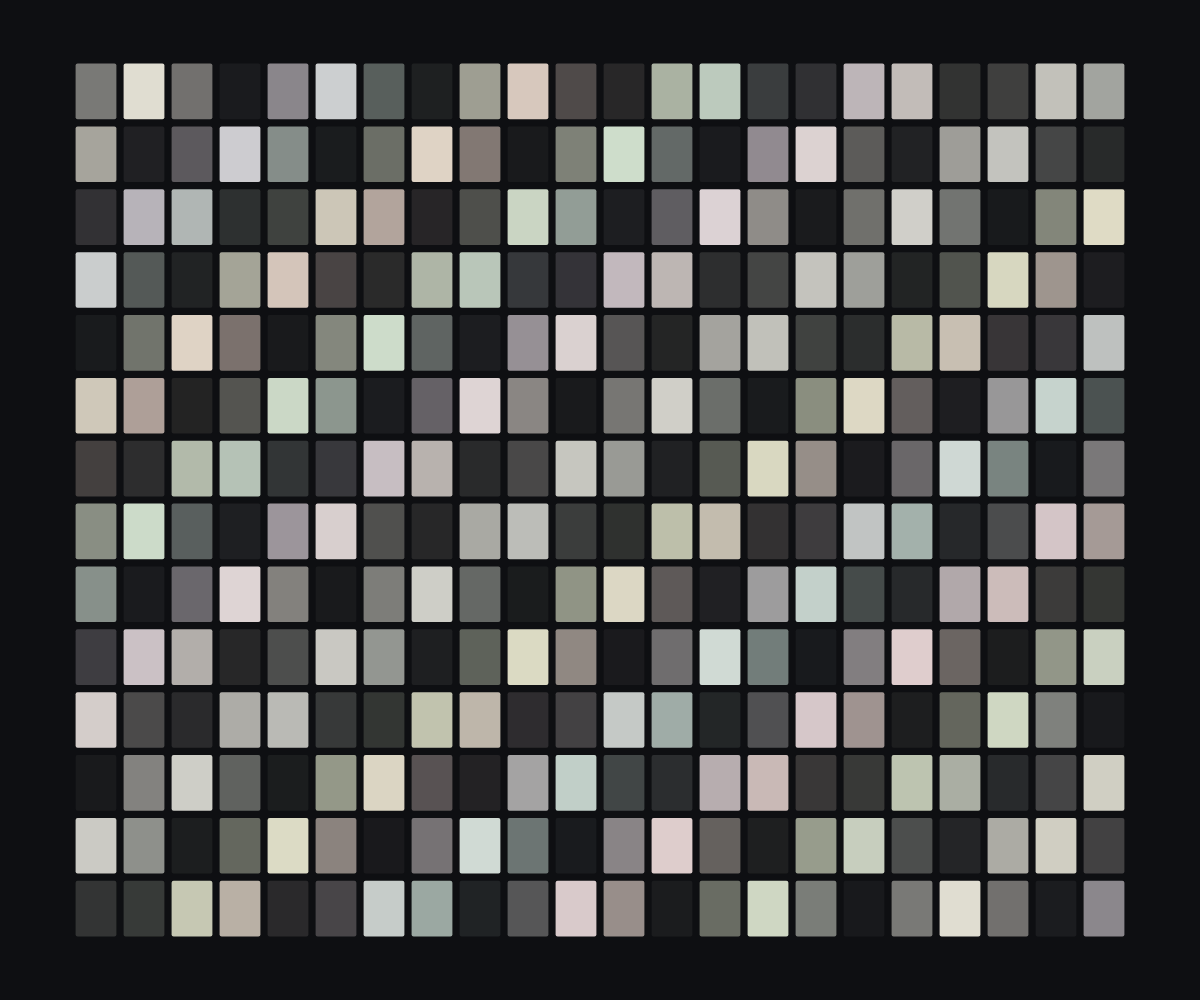
Frame 1 (no input)
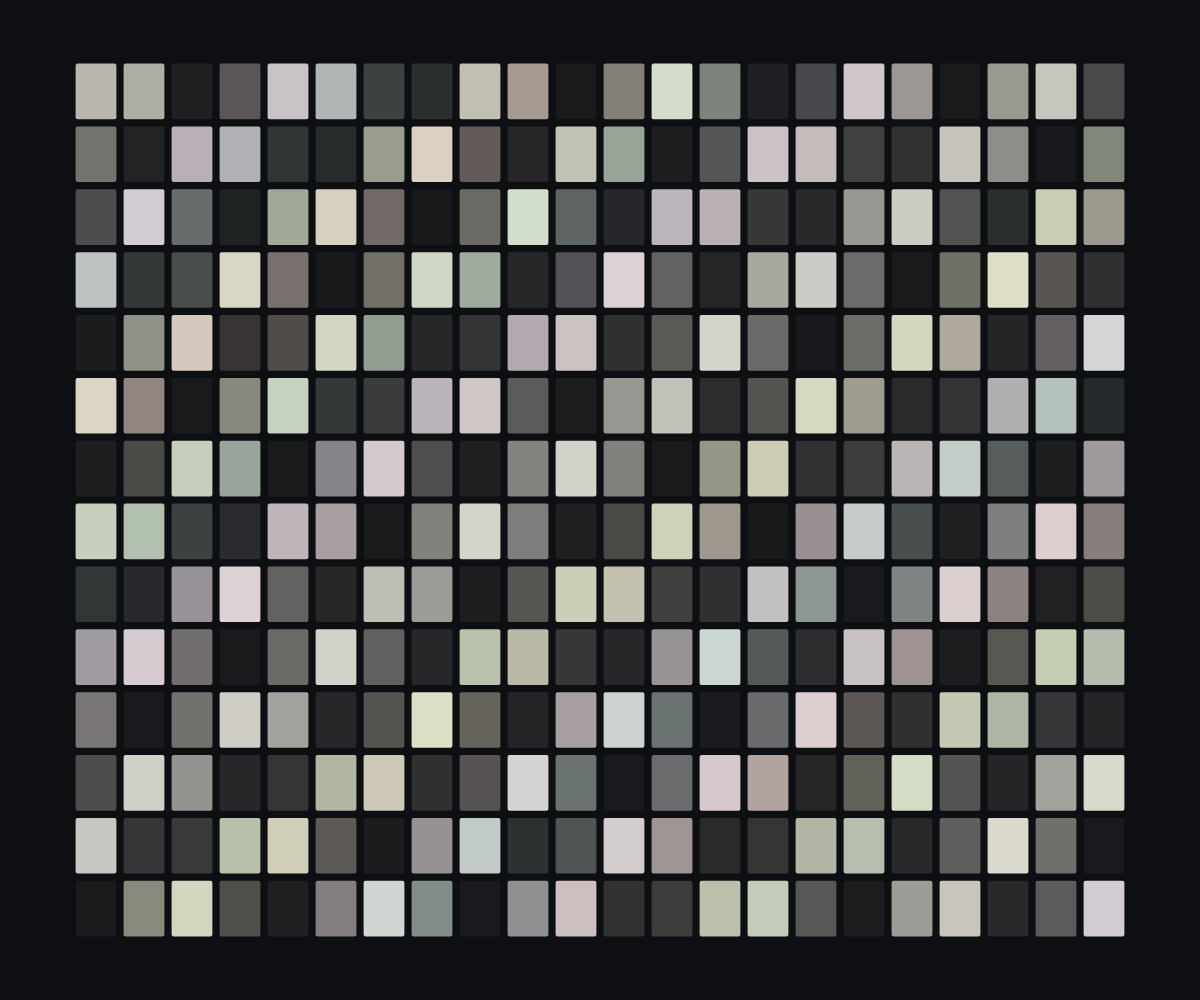
Frame 60 (no input)
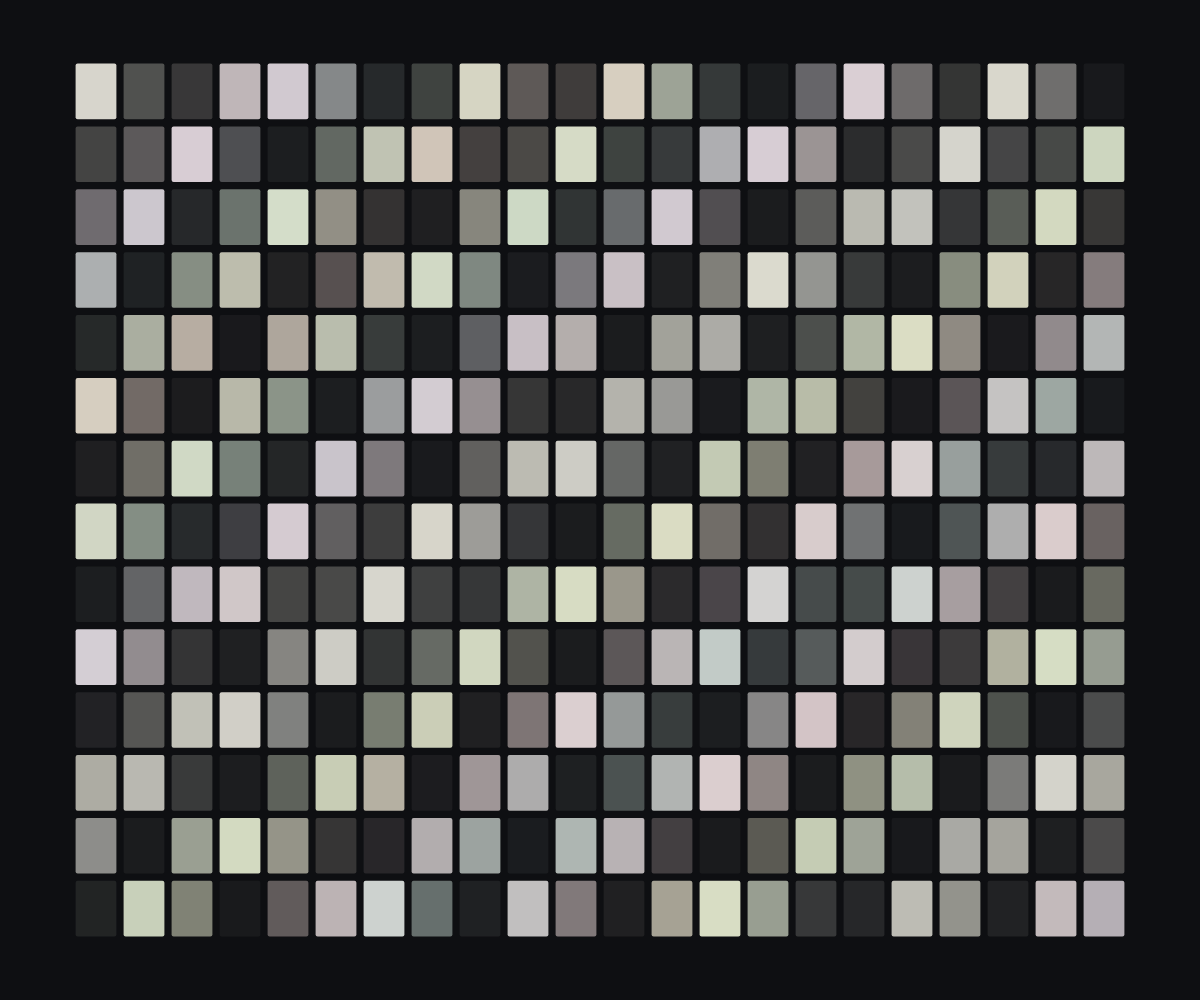
Frame 120 (the mouse pressed at the canvas centre since frame 60)

The p5.js sketch that drew these frames (run headless with seeded random() and noise() and a simulated clock; from frame 60 on, the mouse is pressed at the canvas centre):

// p5.js sketch
// ── sketch.js
let cols = 22;
let rows = 14;

function setup() {
  createCanvas(windowWidth, windowHeight);
  rectMode(CORNER);
  noStroke();
}

function draw() {
  background(14, 15, 18);

  let marginX = width * 0.06;
  let marginY = height * 0.06;
  let availableW = width - marginX * 2;
  let availableH = height - marginY * 2;

  let cellW = availableW / cols;
  let cellH = availableH / rows;
  let padding = min(cellW, cellH) * 0.15;
  let squareW = cellW - padding;
  let squareH = cellH - padding;

  let t = frameCount;

  for (let c = 0; c < cols; c++) {
    for (let r = 0; r < rows; r++) {
      let x = marginX + c * cellW + padding * 0.5;
      let y = marginY + r * cellH + padding * 0.5;

      // Deterministic distinct frequency and phase per cell
      let phase = (c * 1.618 + r * 2.718);
      let speed = 0.012 + 0.007 * sin(c * 0.7 - r * 0.5);
      let val = sin(t * speed + phase);

      // Smooth easing into opacity
      let alpha = map(val, -1, 1, 12, 225);

      // Subtle warm-to-cool palette modulation
      let redVal = map(sin(phase * 0.5), -1, 1, 230, 255);
      let greenVal = map(sin(phase * 0.7), -1, 1, 232, 250);
      let blueVal = map(sin(phase * 0.3), -1, 1, 220, 240);

      fill(redVal, greenVal, blueVal, alpha);
      rect(x, y, squareW, squareH, 2);
    }
  }
}

function windowResized() {
  resizeCanvas(windowWidth, windowHeight);
}
